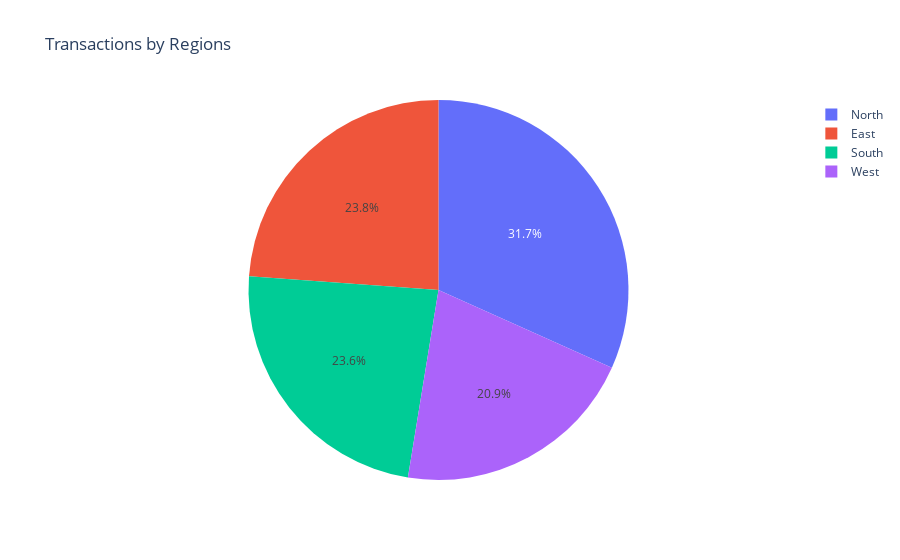

Source (notebook cell):
### Code cell
# Count values for Region
region_count = sales_df['Region'].value_counts().reset_index()
region_count.rename(columns={'index':'Region', 'Region':'Count'}, inplace=True)

#  Pie chart of Region count
px.pie(region_count, 
       values='Count', 
       names='Region', 
       color='Region', 
       title='Transactions by Regions')

### Figure 1 — Plotly figure (JSON) as saved in the notebook; plotly's stock layout.template omitted (floating-point values rounded to 4 significant figures)
{"data": [{"customdata": [["North"], ["East"], ["South"], ["West"]], "domain": {"x": [0, 1], "y": [0, 1]}, "hovertemplate": "Region=%{customdata[0]}<br>Count=%{value}<extra></extra>", "labels": ["North", "East", "South", "West"], "legendgroup": "", "marker": {"colors": ["#636efa", "#EF553B", "#00cc96", "#ab63fa"]}, "name": "", "showlegend": true, "type": "pie", "values": [117, 88, 87, 77]}], "layout": {"legend": {"tracegroupgap": 0}, "title": {"text": "Transactions by Regions"}}}
